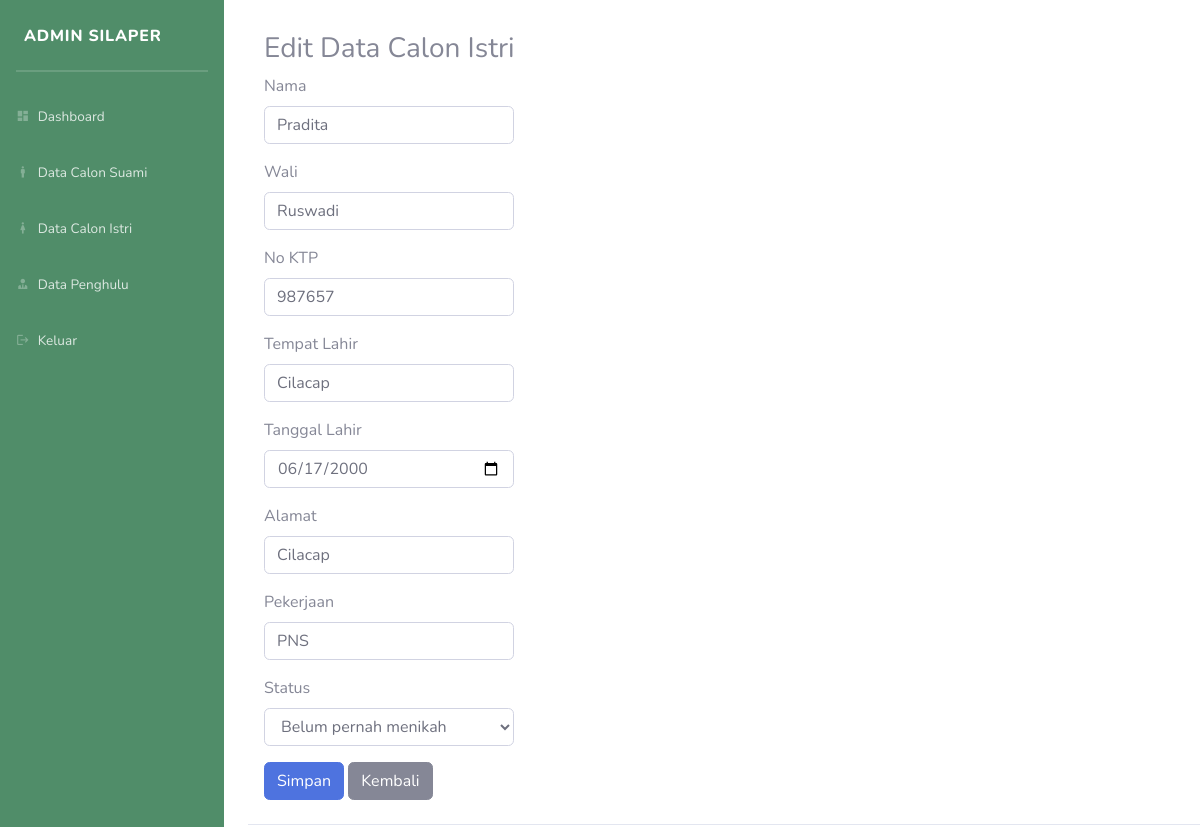
The app's page /edit_cais?id=35 with its own data.
### tables this page shows
CREATE TABLE `calon_istri` (
  `id` int NOT NULL,
  `nama_cais` varchar(50) NOT NULL,
  `wali` varchar(50) NOT NULL,
  `noktp_cais` varchar(16) NOT NULL,
  `tempat_lahir` varchar(50) NOT NULL,
  `tanggal_lahir` date NOT NULL,
  `alamat_cais` varchar(50) NOT NULL,
  `pekerjaan_cais` varchar(20) NOT NULL,
  `status_cais` varchar(20) NOT NULL
);

### controller/CaisController.php (called while the page is built, shortened)
<?php
include_once '../../models/Cais.php';
class CaisController
{
    private $model;
    public function __construct($db)
    {
        $this->model = new Cais($db);
    }
    public function getCaisById($id)
    {
        return $this->model->getCaisById($id);
    }
}
?>

### models/Cais.php (called while the page is built, shortened)
<?php
class Cais{
    private $koneksi;
    public function __construct($db)
    {
        $this->koneksi = $db;
    }
    public function getCaisById($id)
    {
        $query = "SELECT * FROM calon_istri where id = $id";
        $result = mysqli_query($this->koneksi, $query);
        return mysqli_fetch_assoc($result);
    }
}

### views/cais/edit_cais.php (the view, shortened to what this page needs)
<?php
include_once '../../config.php';
include_once '../../controller/CaisController.php';
require '../../index.php';
$database = new database();
$db = $database->getKoneksi();
if (isset($_GET['id'])) {
    $id = $_GET['id'];
    $caisController = new CaisController($db);
    $caisData = $caisController->getCaisById($id);
}
?>
<main class="col-md-9 ms-sm-auto col-lg-10 px-md-4">
<div class="d-flex justify-content-between flex-wrap flex-md-nowrap align-items-center pt-3 pb-2 mb-3 border-bottom">
<div class="px-3 py-3">
    <h3>Edit Data Calon Istri</h3>
    <?php
    if ($caisData) {
    ?>
        <form action="" method="post">
            <div class="mb-3">
                <label for="nama_cais" class="form-label">Nama</label>
                <input type="text" class="form-control" name="nama_cais" value="<?php echo $caisData['nama_cais']; ?>">
            </div>
            <div class="mb-3">
                <label for="wali" class="form-label">Wali</label>
                <input type="text" class="form-control" name="wali" value="<?php echo $caisData['wali']; ?>">
            </div>
            <div class="mb-3">
                <label for="noktp_cais" class="form-label">No KTP</label>
                <input type="text" class="form-control" name="noktp_cais" value="<?php echo $caisData['noktp_cais']; ?>">
            </div>
            <div class="mb-3">
                <label for="tempat_lahir" class="form-label">Tempat Lahir</label>
                <input type="text" class="form-control" name="tempat_lahir" value="<?php echo $caisData['tempat_lahir']; ?>">
            </div>
            <div class="mb-3">
                <label for="tanggal_lahir" class="form-label">Tanggal Lahir</label>
                <input type="date" class="form-control" name="tanggal_lahir" value="<?php echo $caisData['tanggal_lahir']; ?>">
            </div>
            <div class="mb-3">
                <label for="alamat_cais" class="form-label">Alamat</label>
                <input type="text" class="form-control" name="alamat_cais" value="<?php echo $caisData['alamat_cais']; ?>">
            </div>
            <div class="mb-3">
                <label for="pekerjaan_cais" class="form-label">Pekerjaan</label>
                <input type="text" class="form-control" name="pekerjaan_cais" value="<?php echo $caisData['pekerjaan_cais']; ?>">
            </div>
            <div class="mb-3">
                <label for="status_cais" class="form-label">Status</label>
                <select name="status_cais" class="form-control">
                    <option value="Belum pernah menikah" <?php echo ($caisData['status_cais'] == 'Belum pernah menikah') ? 'selected' : ''; ?>>Belum pernah menikah</option>
                </select>
            </div>
            <input type="submit" name="submit" value="Simpan" class="btn btn-primary">  <a class="btn btn-secondary"href="cais">Kembali</a><br>
        </form>
    <?php
    }
    ?>
</div>

### records on screen
calon_istri: nama_cais "Pradita", wali "Ruswadi", noktp_cais "987657", tempat_lahir "Cilacap", tanggal_lahir "06/17/2000", alamat_cais "Cilacap", pekerjaan_cais "PNS", status_cais "Belum pernah menikah"
